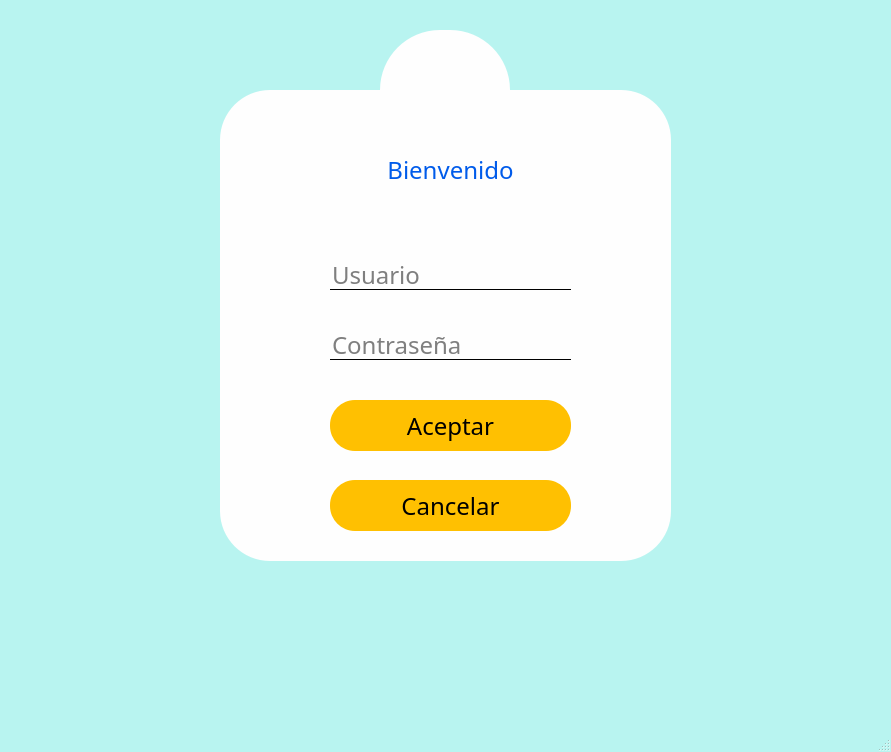
<?xml version="1.0" encoding="UTF-8"?>
<ui version="4.0">
 <class>Login</class>
 <widget class="QMainWindow" name="Login">
  <property name="geometry">
   <rect>
    <x>0</x>
    <y>0</y>
    <width>891</width>
    <height>752</height>
   </rect>
  </property>
  <property name="minimumSize">
   <size>
    <width>891</width>
    <height>752</height>
   </size>
  </property>
  <property name="maximumSize">
   <size>
    <width>891</width>
    <height>752</height>
   </size>
  </property>
  <property name="windowTitle">
   <string>MainWindow</string>
  </property>
  <property name="windowIcon">
   <iconset>
    <normalon>../imagenes/Mono.png</normalon>
   </iconset>
  </property>
  <property name="styleSheet">
   <string notr="true">*{
	font-family:century gothic;
	font-size: 24px;
}
#Login{
	background: #b8f4f0;
}
#frame1{
 background:#fefefe;
border-radius:50px;
}

#toolButtonOne{
	border-radius:60px;
	 background:#fefefe;

}

#label1{
color:#005bea;
}

QPushButton{
border-radius:25px;
background:#ffc001;

}
QPushButton:hover{
background:#dea806;
}
QLineEdit{
	background:transparent;
	border:none;
	border-bottom: 1px solid black;
}
#error{
	font-size: 18px;
	color: red;
}</string>
  </property>
  <widget class="QWidget" name="centralwidget">
   <widget class="QFrame" name="frame1">
    <property name="geometry">
     <rect>
      <x>220</x>
      <y>90</y>
      <width>451</width>
      <height>471</height>
     </rect>
    </property>
    <property name="frameShape">
     <enum>QFrame::StyledPanel</enum>
    </property>
    <property name="frameShadow">
     <enum>QFrame::Raised</enum>
    </property>
    <widget class="QLabel" name="label1">
     <property name="geometry">
      <rect>
       <x>150</x>
       <y>50</y>
       <width>161</width>
       <height>61</height>
      </rect>
     </property>
     <property name="text">
      <string>&lt;html&gt;&lt;head/&gt;&lt;body&gt;&lt;p align=&quot;center&quot;&gt;&lt;span style=&quot; font-size:18pt;&quot;&gt;Bienvenido&lt;/span&gt;&lt;/p&gt;&lt;/body&gt;&lt;/html&gt;</string>
     </property>
    </widget>
    <widget class="QPushButton" name="pushButton">
     <property name="geometry">
      <rect>
       <x>110</x>
       <y>310</y>
       <width>241</width>
       <height>51</height>
      </rect>
     </property>
     <property name="text">
      <string>Aceptar</string>
     </property>
     <property name="shortcut">
      <string>Return</string>
     </property>
     <property name="autoDefault">
      <bool>false</bool>
     </property>
     <property name="default">
      <bool>false</bool>
     </property>
     <property name="flat">
      <bool>false</bool>
     </property>
    </widget>
    <widget class="QPushButton" name="pushButton_2">
     <property name="geometry">
      <rect>
       <x>110</x>
       <y>390</y>
       <width>241</width>
       <height>51</height>
      </rect>
     </property>
     <property name="text">
      <string>Cancelar</string>
     </property>
    </widget>
    <widget class="QLineEdit" name="lineEdit">
     <property name="geometry">
      <rect>
       <x>110</x>
       <y>170</y>
       <width>241</width>
       <height>30</height>
      </rect>
     </property>
     <property name="text">
      <string/>
     </property>
     <property name="placeholderText">
      <string>Usuario</string>
     </property>
    </widget>
    <widget class="QLineEdit" name="lineEdit_2">
     <property name="geometry">
      <rect>
       <x>110</x>
       <y>240</y>
       <width>241</width>
       <height>30</height>
      </rect>
     </property>
     <property name="text">
      <string/>
     </property>
     <property name="echoMode">
      <enum>QLineEdit::Password</enum>
     </property>
     <property name="placeholderText">
      <string>Contraseña</string>
     </property>
    </widget>
    <widget class="QLabel" name="label">
     <property name="geometry">
      <rect>
       <x>50</x>
       <y>240</y>
       <width>41</width>
       <height>31</height>
      </rect>
     </property>
     <property name="text">
      <string/>
     </property>
     <property name="pixmap">
      <pixmap>../imagenes/1458264596_authorisation_lock_padlock_safe_password_privacy_security_icon-icons.com_55333.png</pixmap>
     </property>
     <property name="scaledContents">
      <bool>true</bool>
     </property>
    </widget>
    <widget class="QLabel" name="label_2">
     <property name="geometry">
      <rect>
       <x>50</x>
       <y>170</y>
       <width>41</width>
       <height>31</height>
      </rect>
     </property>
     <property name="text">
      <string/>
     </property>
     <property name="pixmap">
      <pixmap>../imagenes/Mono.png</pixmap>
     </property>
     <property name="scaledContents">
      <bool>true</bool>
     </property>
    </widget>
    <widget class="QLabel" name="error">
     <property name="geometry">
      <rect>
       <x>80</x>
       <y>110</y>
       <width>301</width>
       <height>31</height>
      </rect>
     </property>
     <property name="text">
      <string/>
     </property>
    </widget>
   </widget>
   <widget class="QToolButton" name="toolButtonOne">
    <property name="geometry">
     <rect>
      <x>380</x>
      <y>30</y>
      <width>130</width>
      <height>131</height>
     </rect>
    </property>
    <property name="text">
     <string/>
    </property>
    <property name="icon">
     <iconset>
      <normaloff>../imagenes/Mono.png</normaloff>../imagenes/Mono.png</iconset>
    </property>
    <property name="iconSize">
     <size>
      <width>100</width>
      <height>100</height>
     </size>
    </property>
   </widget>
   <widget class="QLabel" name="label_3">
    <property name="geometry">
     <rect>
      <x>100</x>
      <y>250</y>
      <width>141</width>
      <height>101</height>
     </rect>
    </property>
    <property name="text">
     <string/>
    </property>
   </widget>
   <widget class="QLabel" name="label_4">
    <property name="geometry">
     <rect>
      <x>0</x>
      <y>0</y>
      <width>201</width>
      <height>401</height>
     </rect>
    </property>
    <property name="text">
     <string/>
    </property>
    <property name="pixmap">
     <pixmap>../imagenes/decoracion10reves2.png</pixmap>
    </property>
    <property name="scaledContents">
     <bool>true</bool>
    </property>
   </widget>
   <widget class="QLabel" name="label_5">
    <property name="geometry">
     <rect>
      <x>690</x>
      <y>0</y>
      <width>201</width>
      <height>401</height>
     </rect>
    </property>
    <property name="text">
     <string/>
    </property>
    <property name="pixmap">
     <pixmap>../imagenes/volteada.png</pixmap>
    </property>
    <property name="scaledContents">
     <bool>true</bool>
    </property>
   </widget>
   <widget class="QLabel" name="label_6">
    <property name="geometry">
     <rect>
      <x>210</x>
      <y>570</y>
      <width>441</width>
      <height>111</height>
     </rect>
    </property>
    <property name="text">
     <string/>
    </property>
    <property name="pixmap">
     <pixmap>../imagenes/pastillas123.png</pixmap>
    </property>
   </widget>
  </widget>
  <widget class="QMenuBar" name="menubar">
   <property name="geometry">
    <rect>
     <x>0</x>
     <y>0</y>
     <width>891</width>
     <height>36</height>
    </rect>
   </property>
  </widget>
  <widget class="QStatusBar" name="statusbar"/>
 </widget>
 <tabstops>
  <tabstop>lineEdit</tabstop>
  <tabstop>lineEdit_2</tabstop>
  <tabstop>pushButton</tabstop>
  <tabstop>pushButton_2</tabstop>
  <tabstop>toolButtonOne</tabstop>
 </tabstops>
 <resources/>
 <connections>
  <connection>
   <sender>pushButton_2</sender>
   <signal>clicked()</signal>
   <receiver>lineEdit</receiver>
   <slot>clear()</slot>
   <hints>
    <hint type="sourcelabel">
     <x>479</x>
     <y>546</y>
    </hint>
    <hint type="destinationlabel">
     <x>543</x>
     <y>303</y>
    </hint>
   </hints>
  </connection>
  <connection>
   <sender>pushButton_2</sender>
   <signal>clicked()</signal>
   <receiver>lineEdit_2</receiver>
   <slot>clear()</slot>
   <hints>
    <hint type="sourcelabel">
     <x>444</x>
     <y>541</y>
    </hint>
    <hint type="destinationlabel">
     <x>461</x>
     <y>370</y>
    </hint>
   </hints>
  </connection>
 </connections>
</ui>
